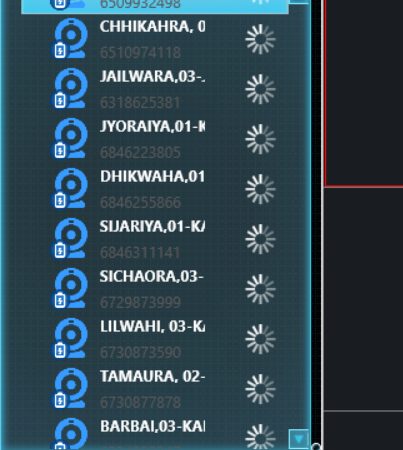
#> input picture debug_list_capture.png, 403 x 450 px
$ python -i OCR.py   (imports and definitions only)
#> lines starting #> are read from the running program, lines starting #| are printed output that depends on the picture
import os
import re
import logging
import warnings
import cv2
import numpy as np

from rapidocr import RapidOCR
# ---------------------------------------------------------
# Logging
# ---------------------------------------------------------

seen = {}
# [4 lines not run here, left out]

#buildex
# ---------------------------------------------------------
# RapidOCR
# ---------------------------------------------------------

# [12 lines that did not run here, left out]
# ---------------------------------------------------------
# GET ID
# ---------------------------------------------------------

def Get_ID(img):

    img = np.array(img)

    if img is None:
        return None, None

    # -----------------------------------------------------
    # RGB -> BGR
    # -----------------------------------------------------

    img = cv2.cvtColor(img, cv2.COLOR_RGB2BGR)
#> img is the input picture: shape (450, 403, 3); mean B, G, R 82.6, 70.8, 48

    h, w = img.shape[:2]
#> h = 450; w = 403

    # -----------------------------------------------------
    # Crop left side
    # -----------------------------------------------------

    img = img[:, int(w * 0.30):]
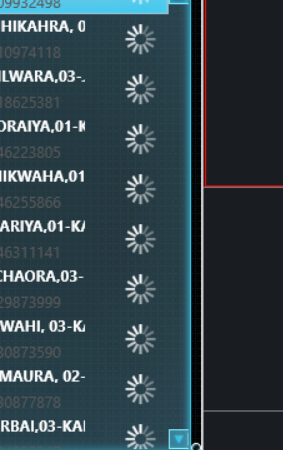
#> img: shape (450, 283, 3); mean B, G, R 73.1, 65.2, 47.7

    # -----------------------------------------------------
    # Resize
    # -----------------------------------------------------

    img = cv2.resize(
        img,
        None,
        fx=4,
        fy=4,
        interpolation=cv2.INTER_CUBIC
    )
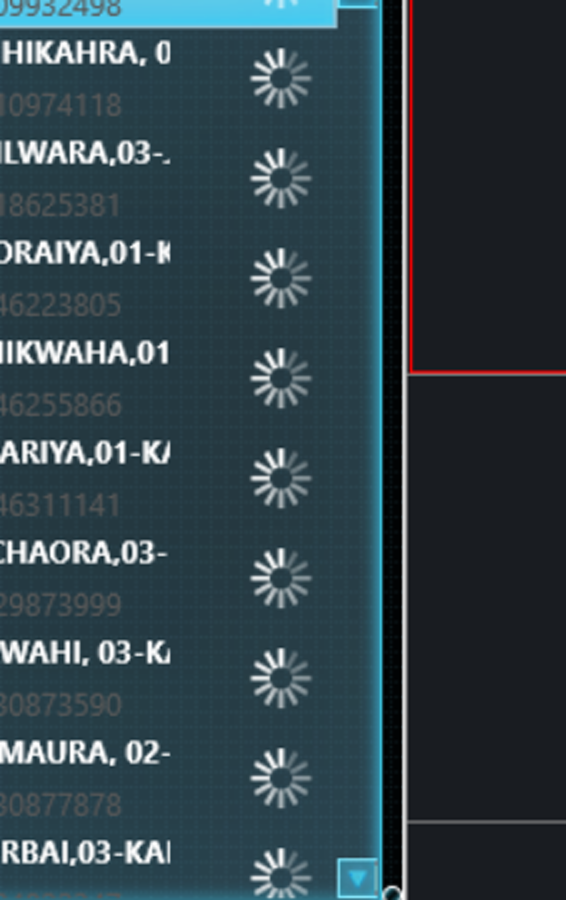
#> img: shape (1800, 1132, 3) (shown at 1/2 size); mean B, G, R 73.1, 65.3, 47.7

    roi = img

    # -----------------------------------------------------
    # Grayscale
    # -----------------------------------------------------

    gray = cv2.cvtColor(
        roi,
        cv2.COLOR_BGR2GRAY
    )
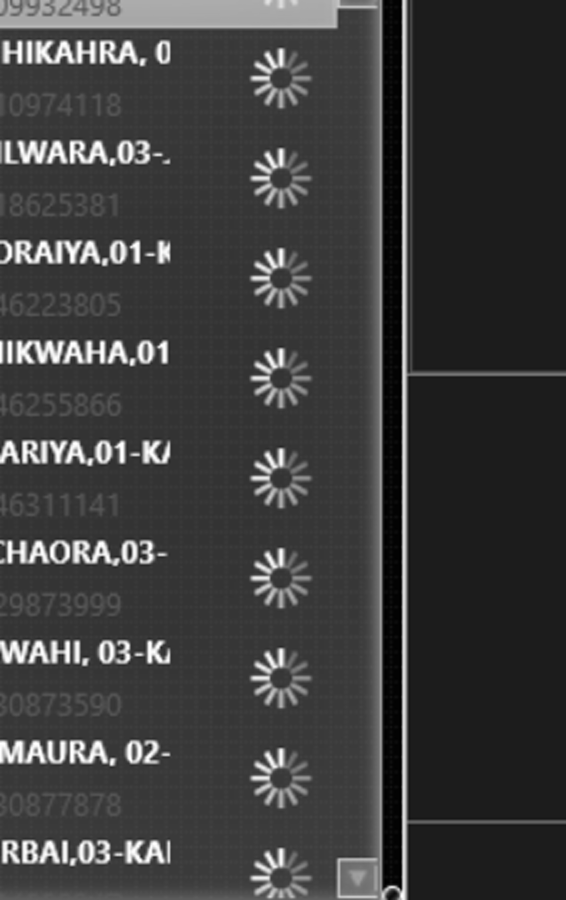
#> gray: shape (1800, 1132) (shown at 1/2 size); min 0, max 255, mean 61

    # -----------------------------------------------------
    # CLAHE
    # -----------------------------------------------------

    clahe = cv2.createCLAHE(
        clipLimit=3,
        tileGridSize=(8, 8)
    )


    clahe_gray = clahe.apply(gray)
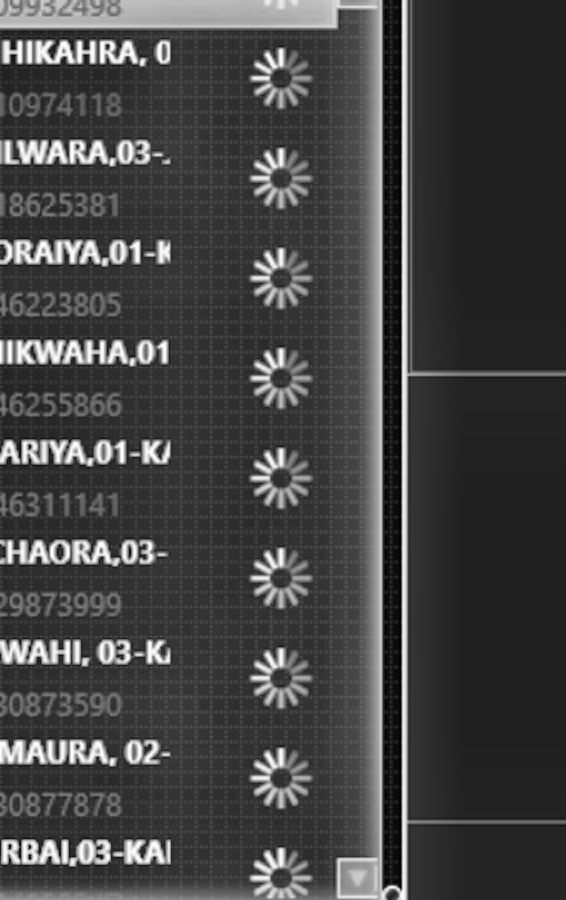
#> clahe_gray: shape (1800, 1132) (shown at 1/2 size); min 3, max 255, mean 67.8

    # -----------------------------------------------------
    # Sharpen kernel
    # -----------------------------------------------------

    kernel = np.array([
        [0, -1, 0],
        [-1, 5, -1],
        [0, -1, 0]
    ])

    # -----------------------------------------------------
    # Median
    # -----------------------------------------------------

    median = cv2.medianBlur(
        gray,
        5
    )

    # -----------------------------------------------------
    # Bilateral
    # -----------------------------------------------------

    bilateral = cv2.bilateralFilter(
        gray,
        9,
        75,
        75
    )

    erosion = cv2.erode(
        gray,
        np.ones((2, 2), np.uint8),
        iterations=1
    )

    sharpen = cv2.filter2D(
        gray,
        -1,
        kernel
    )

    variants = {
        "clahe": clahe_gray,
        "sharpen":sharpen,
        "gray": gray,
        "median":median
    }


    max_conf = 0
    best_text = None

    h_gray = gray.shape[0]
#> h_gray = 1800

    overlap_ratio = 0.20
    overlap = int(h_gray * overlap_ratio)
#> overlap = 360

    regions = {
        "middle": (h_gray // 2 - overlap, h_gray)
    }
#> regions = {'middle': (540, 1800)}
    # -----------------------------------------------------
    # Region loop
    # -----------------------------------------------------

    for region_name, (s, e) in regions.items():

        if max_conf >= 0.99:
            break

        for variant_name, image in variants.items():

            if max_conf >= 0.99:
                break

            crop = image[s:e, :]

            # -------------------------------------------------
            # RapidOCR
            # -------------------------------------------------

            result = engine(
                    crop,
                    use_det=False,
                    use_cls=False,
                    use_rec=True
                )

            if result is None:
                continue

            # -------------------------------------------------
            # RapidOCR result
            #
            # result.txts
            # result.scores
            # -------------------------------------------------

            texts = result.txts
            scores = result.scores

            if texts is None or scores is None:
                continue

            # -------------------------------------------------
            # Process OCR results
            # -------------------------------------------------

            for text, conf in zip(texts, scores):

                if not text:
                    continue

                text = str(text).strip()
                conf = float(conf)

                # -------------------------------------------------
                # Extract 10 or more consecutive digits
                # -------------------------------------------------

                m = re.search(
                    r"\d{10}",
                    text
                )

                if not m:
                    continue

                number = m.group()

                # -------------------------------------------------
                # Keep highest confidence result
                # -------------------------------------------------

                if conf > max_conf:

                    max_conf = conf
                    best_text = number
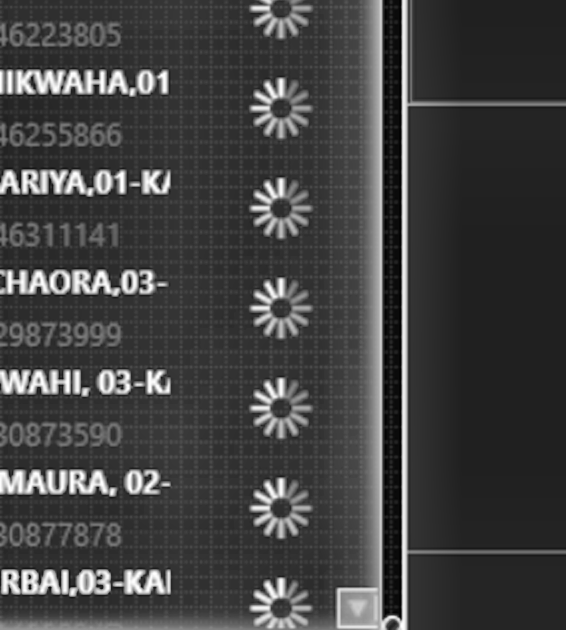
#> crop: shape (1260, 1132) (shown at 1/2 size); min 3, max 255, mean 65.8
#> after the loop, max_conf = 0

    # ---------------------------------------------------------
    # Duplicate protection
    # ---------------------------------------------------------

    if best_text is not None:

        if best_text in seen and seen[best_text] > max_conf:
            return None, None

        seen[best_text] = max_conf

    # ---------------------------------------------------------
    # Return
    # ---------------------------------------------------------

    return best_text, max_conf

>>> import cv2
>>> picture = cv2.cvtColor(cv2.imread('../debug_list_capture.png'), cv2.COLOR_BGR2RGB)
#> (the run stopped early here; a loop or call above may not have finished)
